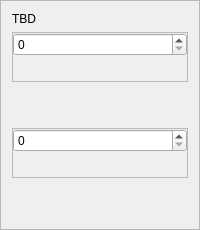
             <widget class="QFrame" name="frame_16">
              <property name="frameShape">
               <enum>QFrame::StyledPanel</enum>
              </property>
              <property name="frameShadow">
               <enum>QFrame::Raised</enum>
              </property>
              <layout class="QVBoxLayout" name="verticalLayout_22">
               <item>
                <widget class="QLabel" name="mRNALabel">
                 <property name="sizePolicy">
                  <sizepolicy hsizetype="Preferred" vsizetype="Fixed">
                   <horstretch>0</horstretch>
                   <verstretch>0</verstretch>
                  </sizepolicy>
                 </property>
                 <property name="text">
                  <string>TBD</string>
                 </property>
                </widget>
               </item>
               <item>
                <widget class="QFrame" name="frame_33">
                 <property name="enabled">
                  <bool>true</bool>
                 </property>
                 <property name="sizePolicy">
                  <sizepolicy hsizetype="Preferred" vsizetype="Fixed">
                   <horstretch>0</horstretch>
                   <verstretch>0</verstretch>
                  </sizepolicy>
                 </property>
                 <property name="minimumSize">
                  <size>
                   <width>0</width>
                   <height>50</height>
                  </size>
                 </property>
                 <property name="maximumSize">
                  <size>
                   <width>16777215</width>
                   <height>50</height>
                  </size>
                 </property>
                 <property name="frameShape">
                  <enum>QFrame::StyledPanel</enum>
                 </property>
                 <property name="frameShadow">
                  <enum>QFrame::Raised</enum>
                 </property>
                 <layout class="QVBoxLayout" name="verticalLayout_21">
                  <property name="spacing">
                   <number>0</number>
                  </property>
                  <property name="leftMargin">
                   <number>0</number>
                  </property>
                  <property name="topMargin">
                   <number>0</number>
                  </property>
                  <property name="rightMargin">
                   <number>0</number>
                  </property>
                  <property name="bottomMargin">
                   <number>0</number>
                  </property>
                  <item>
                   <widget class="QSpinBox" name="mRNATBDDoubleSpinBox1">
                    <property name="sizePolicy">
                     <sizepolicy hsizetype="Preferred" vsizetype="Fixed">
                      <horstretch>0</horstretch>
                      <verstretch>0</verstretch>
                     </sizepolicy>
                    </property>
                   </widget>
                  </item>
                  <item>
                   <spacer name="verticalSpacer_16">
                    <property name="orientation">
                     <enum>Qt::Vertical</enum>
                    </property>
                    <property name="sizeHint" stdset="0">
                     <size>
                      <width>20</width>
                      <height>40</height>
                     </size>
                    </property>
                   </spacer>
                  </item>
                 </layout>
                </widget>
               </item>
               <item>
                <spacer name="verticalSpacer_17">
                 <property name="orientation">
                  <enum>Qt::Vertical</enum>
                 </property>
                 <property name="sizeHint" stdset="0">
                  <size>
                   <width>20</width>
                   <height>40</height>
                  </size>
                 </property>
                </spacer>
               </item>
               <item>
                <widget class="QFrame" name="frame_32">
                 <property name="enabled">
                  <bool>true</bool>
                 </property>
                 <property name="sizePolicy">
                  <sizepolicy hsizetype="Preferred" vsizetype="Fixed">
                   <horstretch>0</horstretch>
                   <verstretch>0</verstretch>
                  </sizepolicy>
                 </property>
                 <property name="minimumSize">
                  <size>
                   <width>0</width>
                   <height>50</height>
                  </size>
                 </property>
                 <property name="maximumSize">
                  <size>
                   <width>16777215</width>
                   <height>50</height>
                  </size>
                 </property>
                 <property name="frameShape">
                  <enum>QFrame::StyledPanel</enum>
                 </property>
                 <property name="frameShadow">
                  <enum>QFrame::Raised</enum>
                 </property>
                 <layout class="QVBoxLayout" name="verticalLayout_11">
                  <property name="spacing">
                   <number>0</number>
                  </property>
                  <property name="leftMargin">
                   <number>0</number>
                  </property>
                  <property name="topMargin">
                   <number>0</number>
                  </property>
                  <property name="rightMargin">
                   <number>0</number>
                  </property>
                  <property name="bottomMargin">
                   <number>0</number>
                  </property>
                  <item>
                   <widget class="QSpinBox" name="mRNATBDDoubleSpinBox2">
                    <property name="sizePolicy">
                     <sizepolicy hsizetype="Preferred" vsizetype="Fixed">
                      <horstretch>0</horstretch>
                      <verstretch>0</verstretch>
                     </sizepolicy>
                    </property>
                   </widget>
                  </item>
                  <item>
                   <spacer name="verticalSpacer_15">
                    <property name="orientation">
                     <enum>Qt::Vertical</enum>
                    </property>
                    <property name="sizeHint" stdset="0">
                     <size>
                      <width>20</width>
                      <height>40</height>
                     </size>
                    </property>
                   </spacer>
                  </item>
                 </layout>
                </widget>
               </item>
               <item>
                <spacer name="verticalSpacer_18">
                 <property name="orientation">
                  <enum>Qt::Vertical</enum>
                 </property>
                 <property name="sizeHint" stdset="0">
                  <size>
                   <width>20</width>
                   <height>40</height>
                  </size>
                 </property>
                </spacer>
               </item>
              </layout>
             </widget>
